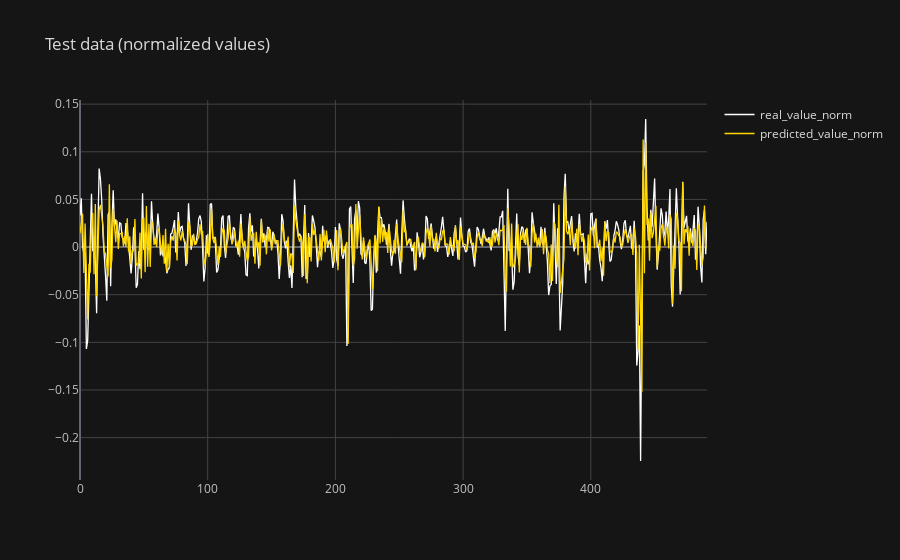
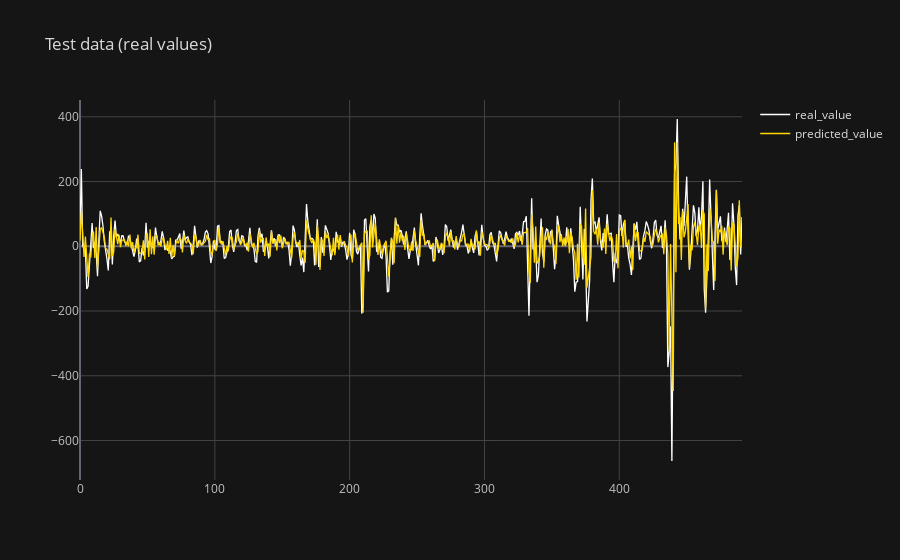

The code cell stored with these charts, in order, in its notebook:
### Markdown cell above
### A partir des 15 dernières valeurs réelles

### Code cell
# Predict one following sample, taking the nb_samples last real values of S&P500
nb_test = len(dataset_test) - config["dataset_train"]["nb_steps"]
print("longueur du dataset test = ", nb_test)
y_truth_norm, y_truth, y_hat_norm, y_hat = [], [], [], []

for i in range(nb_test):
  x, y = dataset_test.__getitem__(i)
  norm_value = dataset_test.get_normalization_value(i)
  print("norm_value = ", norm_value)
  if not STOCK_PRICE_DATASET_MULTIPLE_STEPS:
    x = torch.unsqueeze(torch.unsqueeze(x, 0), -1).float()
  else:
    x = torch.unsqueeze(x, 0).float()
  x = x.to(device)

  y_pred = torch.squeeze(model.forward(x))

  y_truth_norm.append(float(torch.Tensor.cpu(y).detach()[-1].numpy()))
  y_truth.append(float(torch.Tensor.cpu(y).detach()[-1].numpy()*norm_value))
  y_hat_norm.append(float(torch.Tensor.cpu(y_pred).detach()[-1].numpy()))
  y_hat.append(float(torch.Tensor.cpu(y_pred).detach()[-1].numpy())*norm_value)

df = pd.DataFrame({
    "sample_id":np.arange(len(dataset_test)-config["dataset_train"]["nb_steps"]),
    "real_value_norm": y_truth_norm, 
    "real_value": y_truth,
    "predicted_value_norm":y_hat_norm,
    "predicted_value":y_hat
    })

configure_plotly_browser_state()
# Plot with normalized values
df.iplot(kind='line', x='sample_id', y=['real_value_norm','predicted_value_norm'], color=['white', 'gold'], 
         theme='solar', mode='lines', title='Test data (normalized values)', size=10)

# Plot with denormalized ("real") values
df.iplot(kind='line', x='sample_id', y=['real_value','predicted_value'], color=['white', 'gold'], 
         theme='solar', mode='lines', title='Test data (real values)', size=10)

plt.show()

metrics1 = {
    "MSE_between_normalized": mean_squared_error(y_truth_norm, y_hat_norm),
    "MSE_between_real": mean_squared_error(y_truth, y_hat)
}

print("\n Metrics for learning with real values of S&P500 : \n ", metrics1)

### Figure 1 — Plotly figure (JSON) as saved in the notebook; plotly's stock layout.template omitted (floating-point values rounded to 4 significant figures; data arrays with more than 128 entries replaced by an {"elided": "..."} marker saying what was removed)
{"data": [{"name": "real_value_norm", "text": "", "mode": "lines", "y": {"elided": "492 float values"}, "x": {"elided": "492 int values"}, "line": {"color": "rgba(255, 255, 255, 1.0)", "dash": "solid", "shape": "linear", "width": 1.3}, "type": "scatter"}, {"name": "predicted_value_norm", "text": "", "mode": "lines", "y": {"elided": "492 float values"}, "x": {"elided": "492 int values"}, "line": {"color": "rgba(255, 215, 0, 1.0)", "dash": "solid", "shape": "linear", "width": 1.3}, "type": "scatter"}], "layout": {"title": {"text": "Test data (normalized values)", "font": {"color": "#D9D9D9"}}, "paper_bgcolor": "#151516", "plot_bgcolor": "#151516", "yaxis": {"tickfont": {"color": "#C2C2C2"}, "zerolinecolor": "#666570", "title": {"text": "", "font": {"color": "#D9D9D9"}}, "gridcolor": "#434343", "showgrid": true}, "xaxis": {"tickfont": {"color": "#C2C2C2"}, "zerolinecolor": "#666570", "title": {"text": "", "font": {"color": "#D9D9D9"}}, "gridcolor": "#434343", "showgrid": true}, "legend": {"bgcolor": "#151516", "font": {"color": "#D9D9D9"}}}}

### Figure 2 — Plotly figure (JSON) as saved in the notebook; plotly's stock layout.template omitted (floating-point values rounded to 4 significant figures; data arrays with more than 128 entries replaced by an {"elided": "..."} marker saying what was removed)
{"data": [{"name": "real_value", "text": "", "mode": "lines", "y": {"elided": "492 float values"}, "x": {"elided": "492 int values"}, "line": {"color": "rgba(255, 255, 255, 1.0)", "dash": "solid", "shape": "linear", "width": 1.3}, "type": "scatter"}, {"name": "predicted_value", "text": "", "mode": "lines", "y": {"elided": "492 float values"}, "x": {"elided": "492 int values"}, "line": {"color": "rgba(255, 215, 0, 1.0)", "dash": "solid", "shape": "linear", "width": 1.3}, "type": "scatter"}], "layout": {"title": {"text": "Test data (real values)", "font": {"color": "#D9D9D9"}}, "paper_bgcolor": "#151516", "plot_bgcolor": "#151516", "yaxis": {"tickfont": {"color": "#C2C2C2"}, "zerolinecolor": "#666570", "title": {"text": "", "font": {"color": "#D9D9D9"}}, "gridcolor": "#434343", "showgrid": true}, "xaxis": {"tickfont": {"color": "#C2C2C2"}, "zerolinecolor": "#666570", "title": {"text": "", "font": {"color": "#D9D9D9"}}, "gridcolor": "#434343", "showgrid": true}, "legend": {"bgcolor": "#151516", "font": {"color": "#D9D9D9"}}}}
